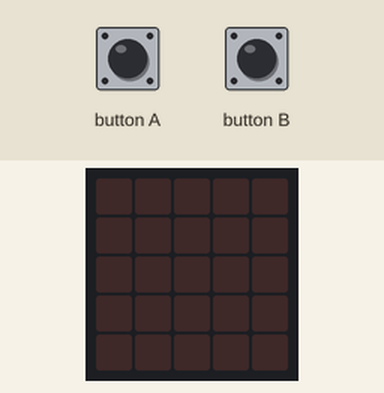
Recording of a program running on a simulated BBC micro:bit (MakeCode). Shown: the board's 5×5 LED display. Inputs (shaded band) come from the test bench.

Above: at 1.2 s.
1.3 s: button A pressed for 0.15 s
At 1.5 s:
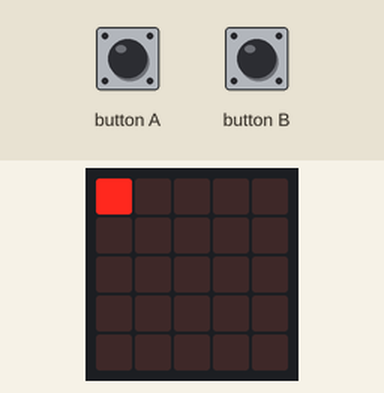
4.3 s: button B pressed for 0.15 s
At 6.6 s:
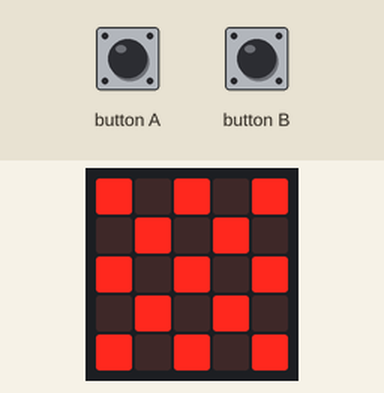
7.3 s: button B pressed for 0.15 s
At 9.65 s:
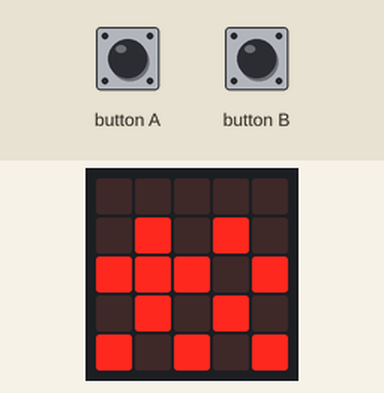
10.4 s: button A pressed for 0.15 s
At 11.5 s:
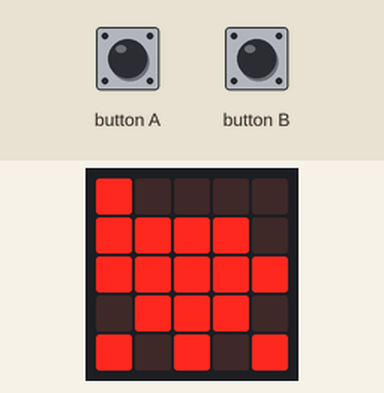
13.5 s: button A pressed for 0.15 s
At 15.95 s:
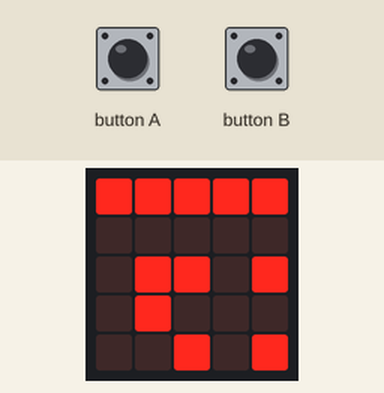
16.6 s: button B pressed for 0.15 s
At 22.3 s:
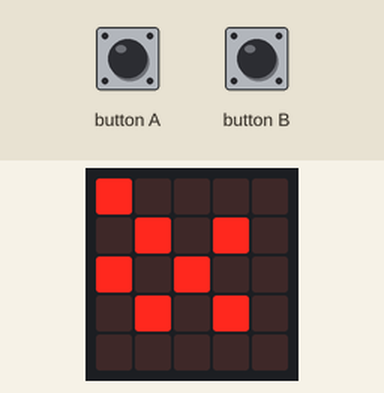

The program:

main.ts
```typescript
input.onButtonPressed(Button.A, function () {
    a = 0
    for (let index = 0; index < 25; index++) {
        a += 1
        燈號(a)
        led.plot(x, y)
        basic.pause(100)
    }
    for (let index = 0; index < 25; index++) {
        燈號(a)
        a += -1
        led.unplot(x, y)
        basic.pause(100)
    }
})
function 燈號 (num: number) {
    x = 0
    y = 0
    if (num < 6) {
        x = num - 1
        y = 0
    } else if (num >= 6 && num < 9) {
        x = 4
        y = num - 5
    } else if (num >= 9 && num < 14) {
        x = 13 - num
        y = 4
    } else if (num >= 14 && num < 17) {
        x = 0
        y = 17 - num
    } else if (num >= 17 && num < 20) {
        x = num - 16
        y = 1
    } else if (num >= 20 && num < 22) {
        x = 3
        y = num - 18
    } else if (num >= 22 && num < 24) {
        x = 24 - num
        y = 3
    } else if (num >= 24 && num < 25) {
        x = 1
        y = num - 22
    } else if (num == 25) {
        x = 2
        y = 2
    }
}
input.onButtonPressed(Button.B, function () {
    a = 25
    for (let index = 0; index < 25; index++) {
        燈號(a)
        a += -1
        led.plot(x, y)
        basic.pause(100)
    }
    for (let index = 0; index < 25; index++) {
        a += 1
        燈號(a)
        led.unplot(x, y)
        basic.pause(100)
    }
})
let y = 0
let x = 0
let a = 0
a = 0
basic.forever(function () {

})
```

test.ts
```typescript
// 在這裡測試；當此封包作為擴充功能時，將不會編譯此內容。
```

Measured:
- after the input at 1.3 s, the display: changes after 0.15 s (image 1)
- after the input at 4.3 s, the display: first differs from a run without the input after 0.15 s (image 2 shows a later state)
- after the input at 7.3 s, the display: first differs from a run without the input after 2.3 s (image 3)
- after the input at 10.4 s, the display: changes after 0.15 s (image 4)
- after the input at 13.5 s, the display: first differs from a run without the input after 2.2 s (image 5 shows a later state)
- what the display in image 4 shows lasts 1.5 s, from 10.6 s to 12.1 s
